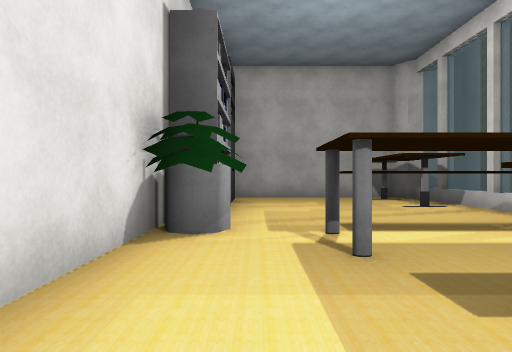
[1] (above)

16 first-person views from a walk through a scene from a Unity 3-D project. The camera is 1.2 m above the floor, looks level and sees 75° across. The floor is counted in squares, 2 m on a side. Each view is taken from the middle of a square. On the plan, view 1 faces up. The plan holds only what a view shows up to about 10 squares ahead; the rest is blank. The place goes on beyond the plan. The player is left out. Some surface patterns are stand-ins.

[2]
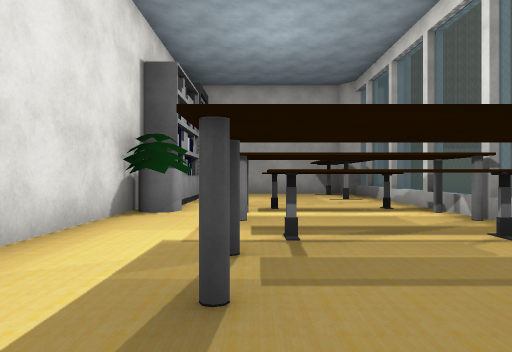

[3]
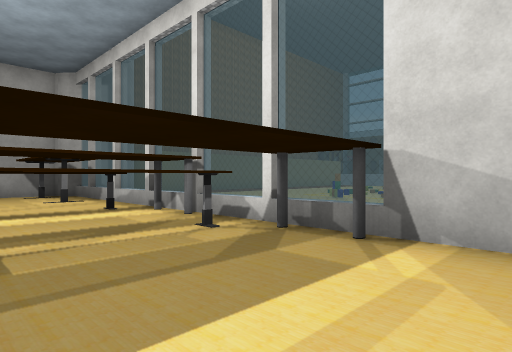

[4]
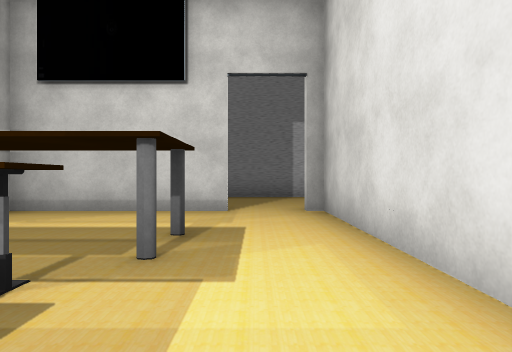

[5]
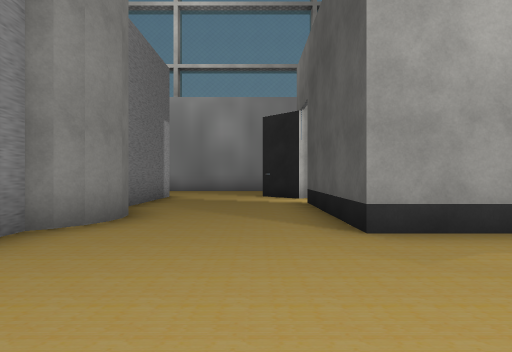

[6]
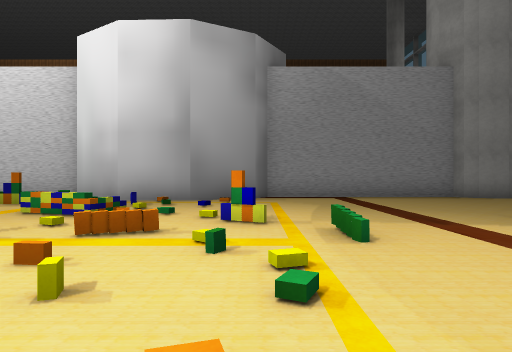

[7]
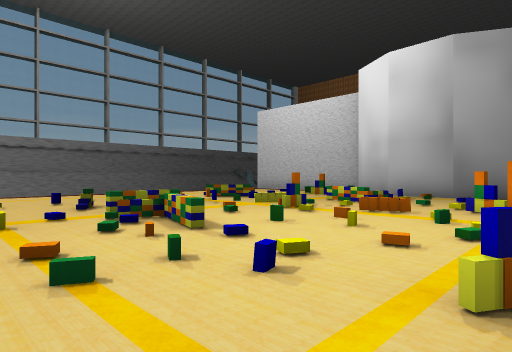

[8]
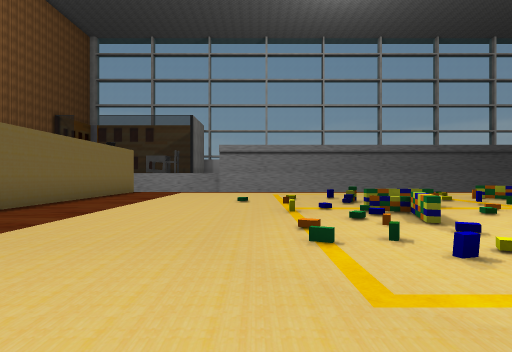

[9]
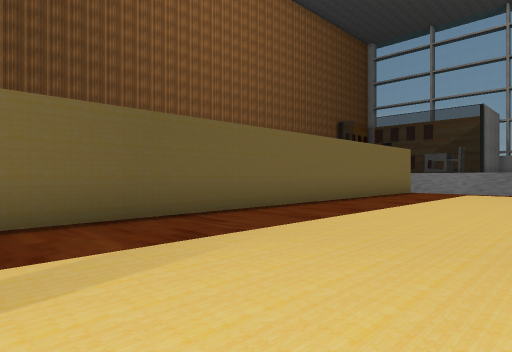

[10]
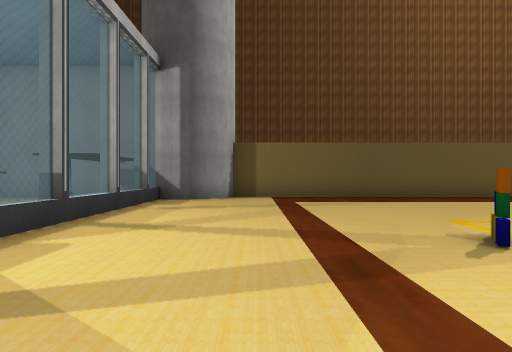

[11]
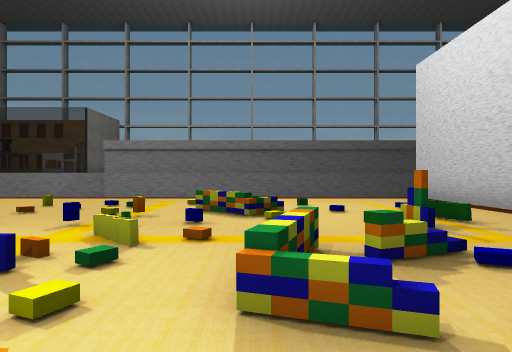

[12]
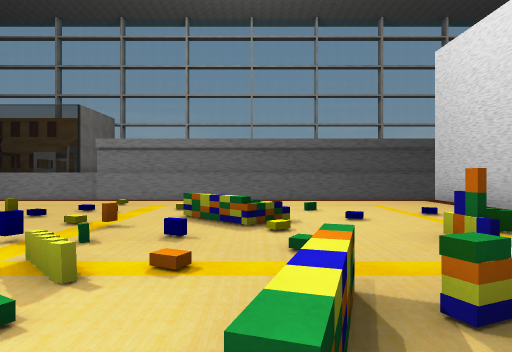

[13]
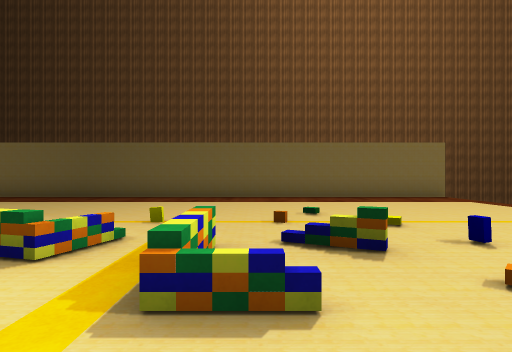

[14]
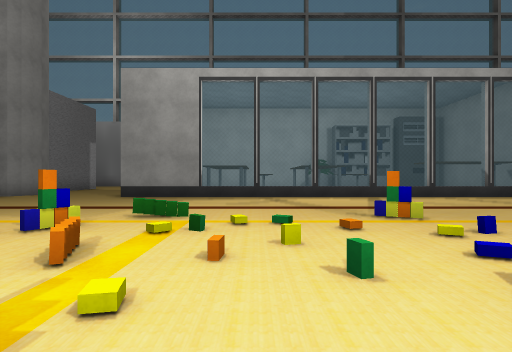

[15]
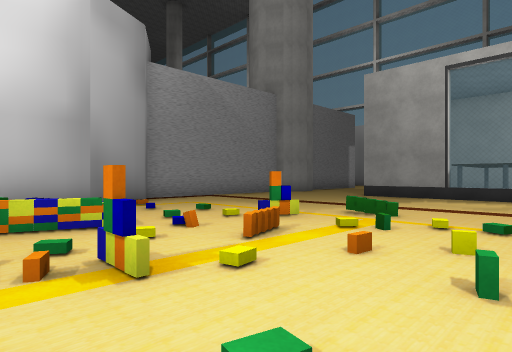

[16]
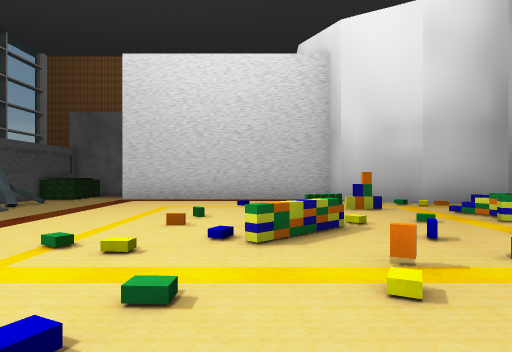

### Floor plan
Key: @ floor where view 1 was taken; # wall or solid block; . floor; / step, stairs or slope; = window, fence, low wall or low ledge; S shelf; O other object.
Columns run from 1 left of view 1 to 20 right of it. Each row starts with its distance up from view 1.
 10 ###### ######## ###  #
  9 #...O###..............
  8 #....=................
  7 #....=................
  6 S....#................
  5 S....=.........../....
  4 O.OOO=....../...../...
  3 #.O..=....#.//=..=/...
  2 #....=...../....=../..
  1 #.OOO#.....//.//..///.
  0 #@...=..../...#./=....
 -1 #....#....=...///.=./.
 -2 #....#....../.=..///..
 -3 #.####......./=..../..
 -4 ............///.#.....
 -5 ............////......
 -6 ....##.....#####......
 -7 ###  #######    ######

Positions as (right, up) in squares from view 1, and headings:
1: (0, 0), facing up
2: (1, -2), facing up
3: (1, -2), facing up-right
4: (0, 3), facing down
5: (8, -4), facing left
6: (10, 3), facing down
7: (9, 5), facing down-right
8: (8, 5), facing right
9: (8, 5), facing up-right
10: (7, 0), facing up
11: (11, -2), facing right
12: (12, -2), facing right
13: (15, 0), facing up
14: (14, 1), facing left
15: (14, 2), facing down-left
16: (17, 2), facing down
